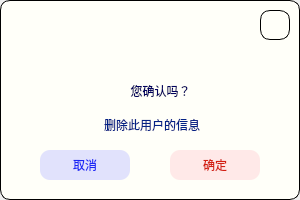
<?xml version="1.0" encoding="UTF-8"?>
<ui version="4.0">
 <class>Dialog</class>
 <widget class="QDialog" name="Dialog">
  <property name="windowModality">
   <enum>Qt::NonModal</enum>
  </property>
  <property name="enabled">
   <bool>true</bool>
  </property>
  <property name="geometry">
   <rect>
    <x>0</x>
    <y>0</y>
    <width>300</width>
    <height>200</height>
   </rect>
  </property>
  <property name="mouseTracking">
   <bool>false</bool>
  </property>
  <property name="tabletTracking">
   <bool>false</bool>
  </property>
  <property name="focusPolicy">
   <enum>Qt::NoFocus</enum>
  </property>
  <property name="acceptDrops">
   <bool>false</bool>
  </property>
  <property name="windowTitle">
   <string>Dialog</string>
  </property>
  <property name="whatsThis">
   <string/>
  </property>
  <property name="sizeGripEnabled">
   <bool>false</bool>
  </property>
  <property name="modal">
   <bool>false</bool>
  </property>
  <widget class="QWidget" name="widget" native="true">
   <property name="geometry">
    <rect>
     <x>0</x>
     <y>0</y>
     <width>300</width>
     <height>200</height>
    </rect>
   </property>
   <property name="styleSheet">
    <string notr="true">background-color: rgb(255, 255, 249);
border: 1px solid black;
border-radius: 10px;</string>
   </property>
   <widget class="QPushButton" name="confirm_button">
    <property name="geometry">
     <rect>
      <x>170</x>
      <y>150</y>
      <width>90</width>
      <height>30</height>
     </rect>
    </property>
    <property name="styleSheet">
     <string notr="true">QPushButton
{	border: none;
	border-radius: 10px;
	font: 12pt &quot;黑体&quot;; 
    color: rgb(212, 32, 18);
	background-color: #FFE9E8
}

/*按钮按下态*/
QPushButton:pressed
{   /*左内边距为3像素，让按下时字向右移动3像素*/  
    padding-left:3px;
    /*上内边距为3像素，让按下时字向下移动3像素*/  
    padding-top:3px;
}</string>
    </property>
    <property name="text">
     <string>确定</string>
    </property>
   </widget>
   <widget class="QPushButton" name="cancel_button">
    <property name="geometry">
     <rect>
      <x>40</x>
      <y>150</y>
      <width>90</width>
      <height>30</height>
     </rect>
    </property>
    <property name="styleSheet">
     <string notr="true">QPushButton
{	border: none;
	border-radius: 10px;
	font: 12pt &quot;黑体&quot;; 
    color: rgb(27 , 39 , 246);
	background-color: rgb(225, 226, 252);
}

/*按钮按下态*/
QPushButton:pressed
{    /*左内边距为3像素，让按下时字向右移动3像素*/  
    padding-left:3px;
    /*上内边距为3像素，让按下时字向下移动3像素*/  
    padding-top:3px;
}</string>
    </property>
    <property name="text">
     <string>取消</string>
    </property>
   </widget>
   <widget class="QLabel" name="label_1">
    <property name="geometry">
     <rect>
      <x>87</x>
      <y>110</y>
      <width>130</width>
      <height>30</height>
     </rect>
    </property>
    <property name="styleSheet">
     <string notr="true">border: none;
font: 9pt &quot;黑体&quot;;
color: rgb(3, 34, 134);</string>
    </property>
    <property name="text">
     <string>删除此用户的信息</string>
    </property>
    <property name="alignment">
     <set>Qt::AlignCenter</set>
    </property>
   </widget>
   <widget class="QLabel" name="label_2">
    <property name="geometry">
     <rect>
      <x>110</x>
      <y>70</y>
      <width>101</width>
      <height>41</height>
     </rect>
    </property>
    <property name="styleSheet">
     <string notr="true">border: none;
font: 12pt &quot;黑体&quot;;
color: rgb(0, 0, 94);</string>
    </property>
    <property name="text">
     <string>您确认吗？</string>
    </property>
    <property name="alignment">
     <set>Qt::AlignCenter</set>
    </property>
   </widget>
   <widget class="QLabel" name="label_3">
    <property name="geometry">
     <rect>
      <x>125</x>
      <y>20</y>
      <width>50</width>
      <height>50</height>
     </rect>
    </property>
    <property name="styleSheet">
     <string notr="true">border: none;
image: url(:/新前缀/删除.png);</string>
    </property>
    <property name="text">
     <string/>
    </property>
   </widget>
   <widget class="QPushButton" name="close_button">
    <property name="geometry">
     <rect>
      <x>260</x>
      <y>10</y>
      <width>30</width>
      <height>30</height>
     </rect>
    </property>
    <property name="styleSheet">
     <string notr="true">QPushButton
{	border-radius: 10px;
}
/*按钮停留态*/
QPushButton:hover
{
	background-color:rgb(238 , 243 , 255);
}

/*按钮按下态*/
QPushButton:pressed
{
    background-color:rgb(238 , 243 , 255);
    /*左内边距为3像素，让按下时字向右移动3像素*/  
    padding-left:3px;
    /*上内边距为3像素，让按下时字向下移动3像素*/  
    padding-top:3px;
}</string>
    </property>
    <property name="text">
     <string/>
    </property>
    <property name="icon">
     <iconset resource="resources/删除.qrc">
      <normaloff>:/新前缀/关闭.png</normaloff>:/新前缀/关闭.png</iconset>
    </property>
   </widget>
  </widget>
 </widget>
 <resources>
  <include location="resources/删除.qrc"/>
 </resources>
 <connections/>
</ui>
